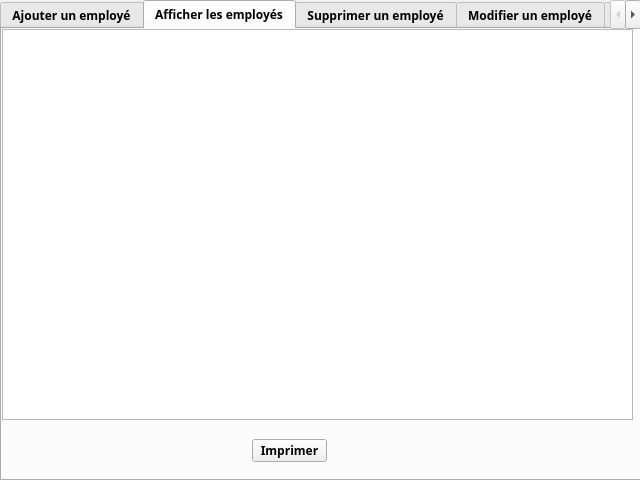
<?xml version="1.0" encoding="UTF-8"?>
<ui version="4.0">
 <class>Employe</class>
 <widget class="QDialog" name="Employe">
  <property name="geometry">
   <rect>
    <x>0</x>
    <y>0</y>
    <width>640</width>
    <height>480</height>
   </rect>
  </property>
  <property name="windowTitle">
   <string>Dialog</string>
  </property>
  <widget class="QTabWidget" name="tabWidget">
   <property name="geometry">
    <rect>
     <x>0</x>
     <y>0</y>
     <width>641</width>
     <height>481</height>
    </rect>
   </property>
   <property name="font">
    <font>
     <family>Yu Gothic UI Semibold</family>
     <pointsize>9</pointsize>
     <weight>75</weight>
     <bold>true</bold>
    </font>
   </property>
   <property name="autoFillBackground">
    <bool>true</bool>
   </property>
   <property name="currentIndex">
    <number>1</number>
   </property>
   <widget class="QWidget" name="tab">
    <attribute name="title">
     <string>Ajouter un employé</string>
    </attribute>
    <widget class="QLabel" name="label">
     <property name="geometry">
      <rect>
       <x>20</x>
       <y>30</y>
       <width>101</width>
       <height>16</height>
      </rect>
     </property>
     <property name="text">
      <string>Identifiant(login)</string>
     </property>
    </widget>
    <widget class="QLabel" name="label_2">
     <property name="geometry">
      <rect>
       <x>20</x>
       <y>90</y>
       <width>47</width>
       <height>13</height>
      </rect>
     </property>
     <property name="text">
      <string>Nom</string>
     </property>
    </widget>
    <widget class="QLabel" name="label_3">
     <property name="geometry">
      <rect>
       <x>20</x>
       <y>150</y>
       <width>47</width>
       <height>13</height>
      </rect>
     </property>
     <property name="text">
      <string>Prénom</string>
     </property>
    </widget>
    <widget class="QLineEdit" name="lineEdit_id">
     <property name="geometry">
      <rect>
       <x>130</x>
       <y>30</y>
       <width>113</width>
       <height>20</height>
      </rect>
     </property>
    </widget>
    <widget class="QLineEdit" name="lineEdit_nom">
     <property name="geometry">
      <rect>
       <x>130</x>
       <y>90</y>
       <width>113</width>
       <height>20</height>
      </rect>
     </property>
    </widget>
    <widget class="QLineEdit" name="lineEdit_prenom">
     <property name="geometry">
      <rect>
       <x>130</x>
       <y>150</y>
       <width>113</width>
       <height>20</height>
      </rect>
     </property>
    </widget>
    <widget class="QPushButton" name="pb_ajouter">
     <property name="geometry">
      <rect>
       <x>290</x>
       <y>280</y>
       <width>75</width>
       <height>23</height>
      </rect>
     </property>
     <property name="text">
      <string>Ajouter</string>
     </property>
    </widget>
    <widget class="QLineEdit" name="lineEdit_adresse">
     <property name="geometry">
      <rect>
       <x>430</x>
       <y>30</y>
       <width>113</width>
       <height>20</height>
      </rect>
     </property>
    </widget>
    <widget class="QLineEdit" name="lineEdit_telephone">
     <property name="geometry">
      <rect>
       <x>430</x>
       <y>90</y>
       <width>113</width>
       <height>20</height>
      </rect>
     </property>
    </widget>
    <widget class="QLineEdit" name="lineEdit_cin">
     <property name="geometry">
      <rect>
       <x>430</x>
       <y>150</y>
       <width>113</width>
       <height>20</height>
      </rect>
     </property>
    </widget>
    <widget class="QLabel" name="label_5">
     <property name="geometry">
      <rect>
       <x>340</x>
       <y>30</y>
       <width>61</width>
       <height>16</height>
      </rect>
     </property>
     <property name="text">
      <string>Adresse</string>
     </property>
    </widget>
    <widget class="QLabel" name="label_6">
     <property name="geometry">
      <rect>
       <x>340</x>
       <y>90</y>
       <width>61</width>
       <height>16</height>
      </rect>
     </property>
     <property name="text">
      <string>Téléphone</string>
     </property>
    </widget>
    <widget class="QLabel" name="label_7">
     <property name="geometry">
      <rect>
       <x>340</x>
       <y>150</y>
       <width>81</width>
       <height>16</height>
      </rect>
     </property>
     <property name="text">
      <string>CIN(password)</string>
     </property>
    </widget>
    <widget class="QLineEdit" name="lineEdit_nom_2">
     <property name="geometry">
      <rect>
       <x>130</x>
       <y>90</y>
       <width>113</width>
       <height>20</height>
      </rect>
     </property>
    </widget>
    <widget class="QLabel" name="label_24">
     <property name="geometry">
      <rect>
       <x>0</x>
       <y>0</y>
       <width>631</width>
       <height>451</height>
      </rect>
     </property>
     <property name="font">
      <font>
       <pointsize>9</pointsize>
      </font>
     </property>
     <property name="text">
      <string/>
     </property>
    </widget>
    <widget class="QLabel" name="label_15">
     <property name="geometry">
      <rect>
       <x>20</x>
       <y>200</y>
       <width>55</width>
       <height>16</height>
      </rect>
     </property>
     <property name="text">
      <string>Poste</string>
     </property>
    </widget>
    <widget class="QComboBox" name="comboBox">
     <property name="geometry">
      <rect>
       <x>130</x>
       <y>200</y>
       <width>121</width>
       <height>22</height>
      </rect>
     </property>
     <item>
      <property name="text">
       <string>Admin</string>
      </property>
     </item>
     <item>
      <property name="text">
       <string>Agent de reservation</string>
      </property>
     </item>
     <item>
      <property name="text">
       <string>Agent Bus</string>
      </property>
     </item>
     <item>
      <property name="text">
       <string>Agent Promotions</string>
      </property>
     </item>
     <item>
      <property name="text">
       <string>Agent Trajets</string>
      </property>
     </item>
     <item>
      <property name="text">
       <string>Agent Conventions</string>
      </property>
     </item>
    </widget>
    <zorder>label_24</zorder>
    <zorder>label</zorder>
    <zorder>label_2</zorder>
    <zorder>label_3</zorder>
    <zorder>lineEdit_id</zorder>
    <zorder>lineEdit_nom</zorder>
    <zorder>lineEdit_prenom</zorder>
    <zorder>pb_ajouter</zorder>
    <zorder>lineEdit_adresse</zorder>
    <zorder>lineEdit_telephone</zorder>
    <zorder>lineEdit_cin</zorder>
    <zorder>label_5</zorder>
    <zorder>label_6</zorder>
    <zorder>label_7</zorder>
    <zorder>lineEdit_nom_2</zorder>
    <zorder>label_15</zorder>
    <zorder>comboBox</zorder>
   </widget>
   <widget class="QWidget" name="tab_2">
    <attribute name="title">
     <string>Afficher les employés</string>
    </attribute>
    <widget class="QTableView" name="tabemploye">
     <property name="geometry">
      <rect>
       <x>0</x>
       <y>0</y>
       <width>631</width>
       <height>391</height>
      </rect>
     </property>
     <property name="whatsThis">
      <string>&lt;html&gt;&lt;head/&gt;&lt;body&gt;&lt;p&gt;okkk&lt;span style=&quot; color:#ff5500;&quot;&gt;jhg&lt;/span&gt;&lt;/p&gt;&lt;/body&gt;&lt;/html&gt;</string>
     </property>
    </widget>
    <widget class="QLabel" name="label_25">
     <property name="geometry">
      <rect>
       <x>0</x>
       <y>0</y>
       <width>631</width>
       <height>451</height>
      </rect>
     </property>
     <property name="text">
      <string/>
     </property>
    </widget>
    <widget class="QPushButton" name="pdf">
     <property name="geometry">
      <rect>
       <x>250</x>
       <y>410</y>
       <width>75</width>
       <height>23</height>
      </rect>
     </property>
     <property name="text">
      <string>Imprimer</string>
     </property>
    </widget>
    <zorder>label_25</zorder>
    <zorder>tabemploye</zorder>
    <zorder>pdf</zorder>
   </widget>
   <widget class="QWidget" name="tab_3">
    <attribute name="title">
     <string>Supprimer un employé</string>
    </attribute>
    <widget class="QLineEdit" name="lineEdit_id_2">
     <property name="geometry">
      <rect>
       <x>280</x>
       <y>90</y>
       <width>151</width>
       <height>20</height>
      </rect>
     </property>
    </widget>
    <widget class="QLabel" name="label_4">
     <property name="geometry">
      <rect>
       <x>90</x>
       <y>40</y>
       <width>241</width>
       <height>20</height>
      </rect>
     </property>
     <property name="text">
      <string>Veuillez entrer l'identifiant de l'employé :</string>
     </property>
    </widget>
    <widget class="QPushButton" name="pb_supprimer">
     <property name="geometry">
      <rect>
       <x>360</x>
       <y>160</y>
       <width>75</width>
       <height>23</height>
      </rect>
     </property>
     <property name="text">
      <string>Supprimer</string>
     </property>
    </widget>
    <widget class="QLabel" name="label_23">
     <property name="geometry">
      <rect>
       <x>4</x>
       <y>0</y>
       <width>761</width>
       <height>451</height>
      </rect>
     </property>
     <property name="text">
      <string/>
     </property>
    </widget>
    <zorder>label_23</zorder>
    <zorder>lineEdit_id_2</zorder>
    <zorder>label_4</zorder>
    <zorder>pb_supprimer</zorder>
   </widget>
   <widget class="QWidget" name="tab_6">
    <attribute name="title">
     <string>Modifier un employé</string>
    </attribute>
    <widget class="QLineEdit" name="lineEdit_id_3">
     <property name="geometry">
      <rect>
       <x>100</x>
       <y>30</y>
       <width>113</width>
       <height>20</height>
      </rect>
     </property>
    </widget>
    <widget class="QLineEdit" name="lineEdit_nom_4">
     <property name="geometry">
      <rect>
       <x>100</x>
       <y>90</y>
       <width>113</width>
       <height>20</height>
      </rect>
     </property>
    </widget>
    <widget class="QLineEdit" name="lineEdit_prenom_2">
     <property name="geometry">
      <rect>
       <x>100</x>
       <y>150</y>
       <width>113</width>
       <height>20</height>
      </rect>
     </property>
    </widget>
    <widget class="QLineEdit" name="lineEdit_adresse_2">
     <property name="geometry">
      <rect>
       <x>410</x>
       <y>30</y>
       <width>113</width>
       <height>20</height>
      </rect>
     </property>
    </widget>
    <widget class="QLineEdit" name="lineEdit_telephone_2">
     <property name="geometry">
      <rect>
       <x>410</x>
       <y>90</y>
       <width>113</width>
       <height>20</height>
      </rect>
     </property>
    </widget>
    <widget class="QLineEdit" name="lineEdit_cin_3">
     <property name="geometry">
      <rect>
       <x>410</x>
       <y>150</y>
       <width>113</width>
       <height>20</height>
      </rect>
     </property>
    </widget>
    <widget class="QLabel" name="label_9">
     <property name="geometry">
      <rect>
       <x>20</x>
       <y>30</y>
       <width>61</width>
       <height>16</height>
      </rect>
     </property>
     <property name="text">
      <string>Identifiant</string>
     </property>
    </widget>
    <widget class="QLabel" name="label_10">
     <property name="geometry">
      <rect>
       <x>20</x>
       <y>90</y>
       <width>47</width>
       <height>13</height>
      </rect>
     </property>
     <property name="text">
      <string>Nom</string>
     </property>
    </widget>
    <widget class="QLabel" name="label_11">
     <property name="geometry">
      <rect>
       <x>20</x>
       <y>150</y>
       <width>47</width>
       <height>13</height>
      </rect>
     </property>
     <property name="text">
      <string>Prénom</string>
     </property>
    </widget>
    <widget class="QLabel" name="label_12">
     <property name="geometry">
      <rect>
       <x>340</x>
       <y>30</y>
       <width>61</width>
       <height>16</height>
      </rect>
     </property>
     <property name="text">
      <string>Adresse</string>
     </property>
    </widget>
    <widget class="QLabel" name="label_13">
     <property name="geometry">
      <rect>
       <x>340</x>
       <y>90</y>
       <width>71</width>
       <height>16</height>
      </rect>
     </property>
     <property name="text">
      <string>Téléphone</string>
     </property>
    </widget>
    <widget class="QLabel" name="label_14">
     <property name="geometry">
      <rect>
       <x>340</x>
       <y>150</y>
       <width>61</width>
       <height>16</height>
      </rect>
     </property>
     <property name="text">
      <string>CIN</string>
     </property>
    </widget>
    <widget class="QPushButton" name="update">
     <property name="geometry">
      <rect>
       <x>630</x>
       <y>100</y>
       <width>75</width>
       <height>23</height>
      </rect>
     </property>
     <property name="text">
      <string>Modifier</string>
     </property>
    </widget>
    <widget class="QLabel" name="label_22">
     <property name="geometry">
      <rect>
       <x>4</x>
       <y>0</y>
       <width>761</width>
       <height>451</height>
      </rect>
     </property>
     <property name="text">
      <string/>
     </property>
    </widget>
    <widget class="QLineEdit" name="lineEdit_poste">
     <property name="geometry">
      <rect>
       <x>240</x>
       <y>200</y>
       <width>113</width>
       <height>22</height>
      </rect>
     </property>
    </widget>
    <widget class="QLabel" name="label_16">
     <property name="geometry">
      <rect>
       <x>190</x>
       <y>200</y>
       <width>55</width>
       <height>16</height>
      </rect>
     </property>
     <property name="text">
      <string>Poste</string>
     </property>
    </widget>
    <zorder>label_22</zorder>
    <zorder>lineEdit_id_3</zorder>
    <zorder>lineEdit_nom_4</zorder>
    <zorder>lineEdit_prenom_2</zorder>
    <zorder>lineEdit_adresse_2</zorder>
    <zorder>lineEdit_telephone_2</zorder>
    <zorder>lineEdit_cin_3</zorder>
    <zorder>label_9</zorder>
    <zorder>label_10</zorder>
    <zorder>label_11</zorder>
    <zorder>label_12</zorder>
    <zorder>label_13</zorder>
    <zorder>label_14</zorder>
    <zorder>update</zorder>
    <zorder>lineEdit_poste</zorder>
    <zorder>label_16</zorder>
   </widget>
   <widget class="QWidget" name="tab_7">
    <attribute name="title">
     <string>Chercher un employé</string>
    </attribute>
    <widget class="QLineEdit" name="lineEdit_cin_2">
     <property name="geometry">
      <rect>
       <x>290</x>
       <y>50</y>
       <width>113</width>
       <height>22</height>
      </rect>
     </property>
    </widget>
    <widget class="QPushButton" name="search">
     <property name="geometry">
      <rect>
       <x>460</x>
       <y>70</y>
       <width>93</width>
       <height>28</height>
      </rect>
     </property>
     <property name="text">
      <string>Chercher</string>
     </property>
     <property name="default">
      <bool>true</bool>
     </property>
    </widget>
    <widget class="QLabel" name="label_8">
     <property name="geometry">
      <rect>
       <x>40</x>
       <y>20</y>
       <width>241</width>
       <height>20</height>
      </rect>
     </property>
     <property name="font">
      <font>
       <family>Yu Gothic UI Semibold</family>
       <pointsize>9</pointsize>
       <weight>75</weight>
       <bold>true</bold>
      </font>
     </property>
     <property name="text">
      <string>Veuillez entrer l'identifiant de l'employé :</string>
     </property>
    </widget>
    <widget class="QLabel" name="label_21">
     <property name="geometry">
      <rect>
       <x>4</x>
       <y>0</y>
       <width>761</width>
       <height>451</height>
      </rect>
     </property>
     <property name="text">
      <string/>
     </property>
    </widget>
    <widget class="QTableView" name="tabemploye_2">
     <property name="geometry">
      <rect>
       <x>10</x>
       <y>110</y>
       <width>601</width>
       <height>321</height>
      </rect>
     </property>
    </widget>
    <zorder>label_21</zorder>
    <zorder>lineEdit_cin_2</zorder>
    <zorder>search</zorder>
    <zorder>label_8</zorder>
    <zorder>tabemploye_2</zorder>
   </widget>
  </widget>
 </widget>
 <resources/>
 <connections/>
</ui>
